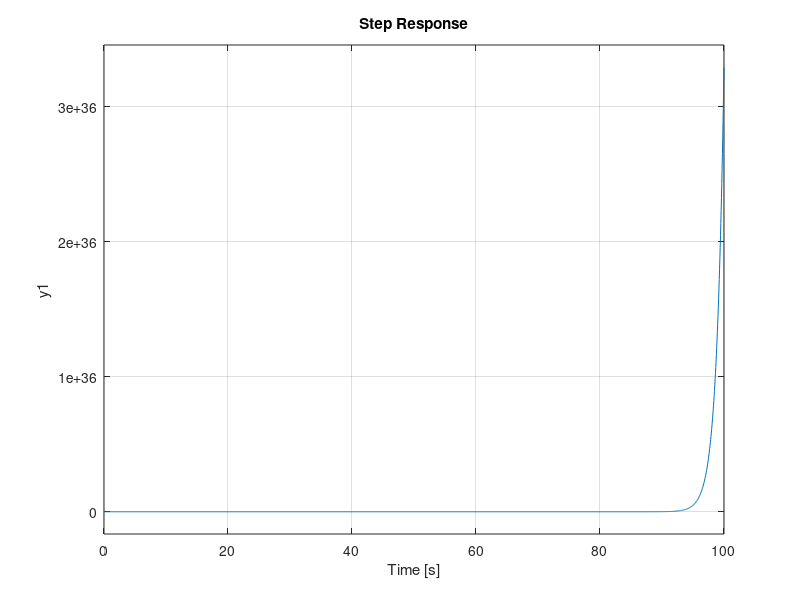

This chart was generated by the following MATLAB code:
s = tf ('s')
H1 =  (8*s)/(4*s + 6)
H2 = 6/(s+5)
H3 = (4*s + 3)/(3*(s^3) + 5*(s^2)+1)
H4 = 6/(7*s + 1)
H5 = (5*s+3)/(5*(s^3) + (s^2)+4)
H6 = (5*s + 1)/((s^3) + 6*(s^2)+5)

P1 = feedback(H3,1,+1)
P2 = P1*H4
P3 = P1*H5
P4 = (P2 + P3)*H6
result = H1 + H2 + P4
step(result)
grid on